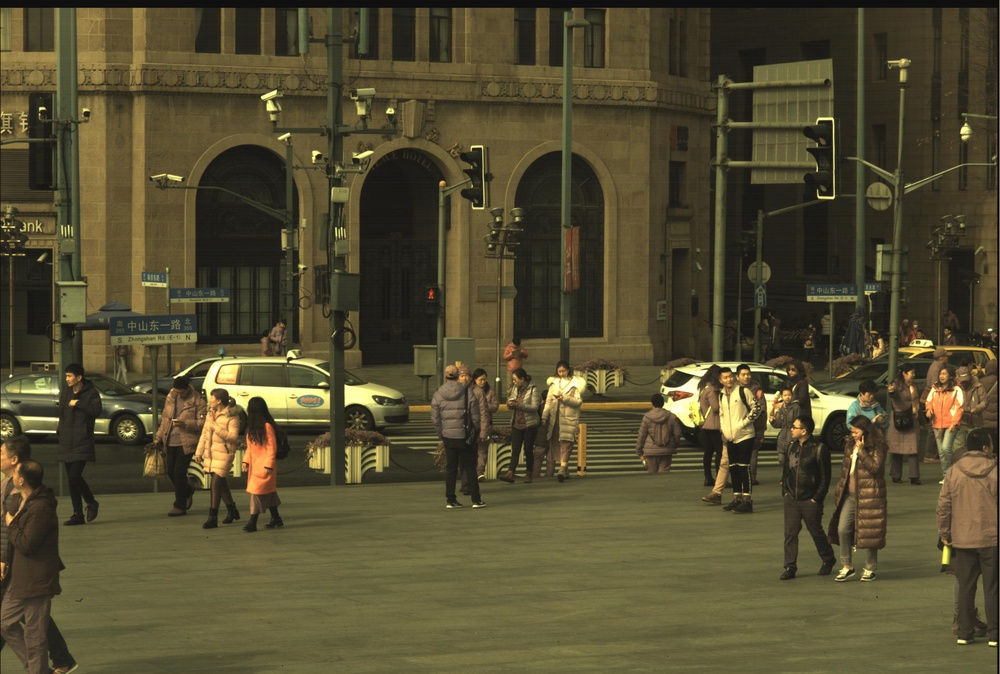
#> input picture ZHY/save_img/P3_1.jpg, 1000 x 674 px, shrunk from 3028 x 2042 before the run, found by its file name
$ python '白平衡.py'
#> lines starting #> are read from the running program, lines starting #| are printed output that depends on the picture
from PIL import Image, ImageOps

# ImageOps.equalize(Image.open("/home/zhangcheng/Desktop/python/img/P2.jpg")).save("e.jpg")

# ImageOps.autocontrast(Image.open("/home/zhangcheng/Desktop/python/img/P1.jpg")).save("e_1.jpg")


import cv2
import numpy as np


img = cv2.imread('/home/zhangcheng/Desktop/ZHY/save_img/P3_1.jpg')
#> img is the input picture: shape (674, 1000, 3); mean B, G, R 48.8, 76.4, 83.6


def gimp(img, perc=0.05):
    for channel in range(img.shape[2]):
        mi, ma = (np.percentile(img[:, :, channel], perc), np.percentile(img[:, :, channel], 100.0 - perc))
        img[:, :, channel] = np.uint8(np.clip((img[:, :, channel] - mi) * 255.0 / (ma - mi), 0, 255))
    return img


def gray_world(nimg):
    nimg = nimg.transpose(2, 0, 1).astype(np.uint32)
    mu_g = np.average(nimg[1])
#> mu_g = 76.39
    nimg[0] = np.minimum(nimg[0] * (mu_g / np.average(nimg[0])), 255)
    nimg[2] = np.minimum(nimg[2] * (mu_g / np.average(nimg[2])), 255)
    return nimg.transpose(1, 2, 0).astype(np.uint8)
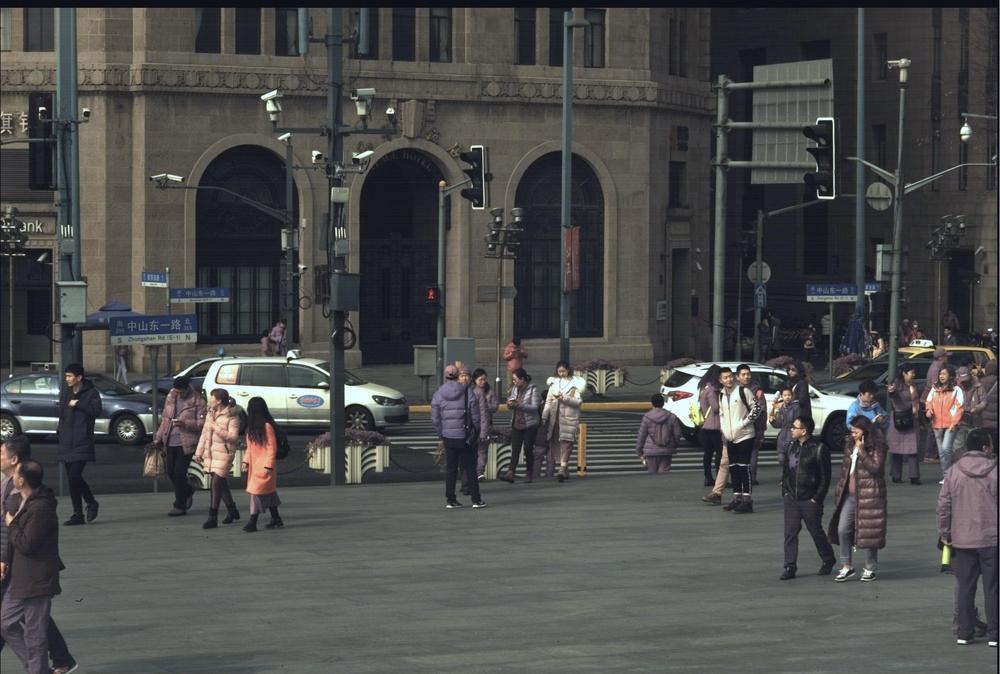
#> returned value: shape (674, 1000, 3); mean of channels 0, 1, 2 75.7, 76.4, 75.9; drawn as B, G, R

out = img
out = gray_world(out)
out = gimp(out, 0.05)
#> the loop in gimp, `for channel in range(img.shape[2]):` made 3 passes
#> (mi, ma) on passes 1 to 3: (0, 255), (2, 255), (8, 233)
cv2.imwrite('wb5.bmp', out)

$ run again, with ZHY/save_img/P1_1.jpg copied over ZHY/save_img/P3_1.jpg
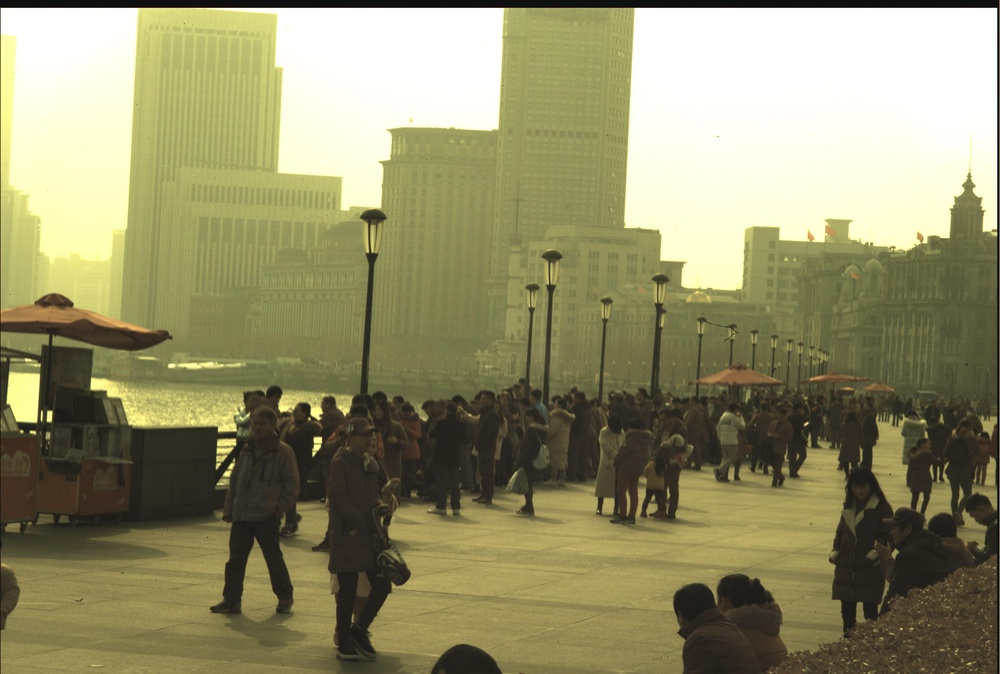
#> input picture ZHY/save_img/P1_1.jpg, 1000 x 674 px, shrunk from 3028 x 2042 before the run, found by its file name
#> img is the input picture: shape (674, 1000, 3); mean B, G, R 106.5, 143.2, 147
#> mu_g = 143.2
#> in gray_world, `return nimg.transpose(1, 2, 0).astype(np.uint8)`:
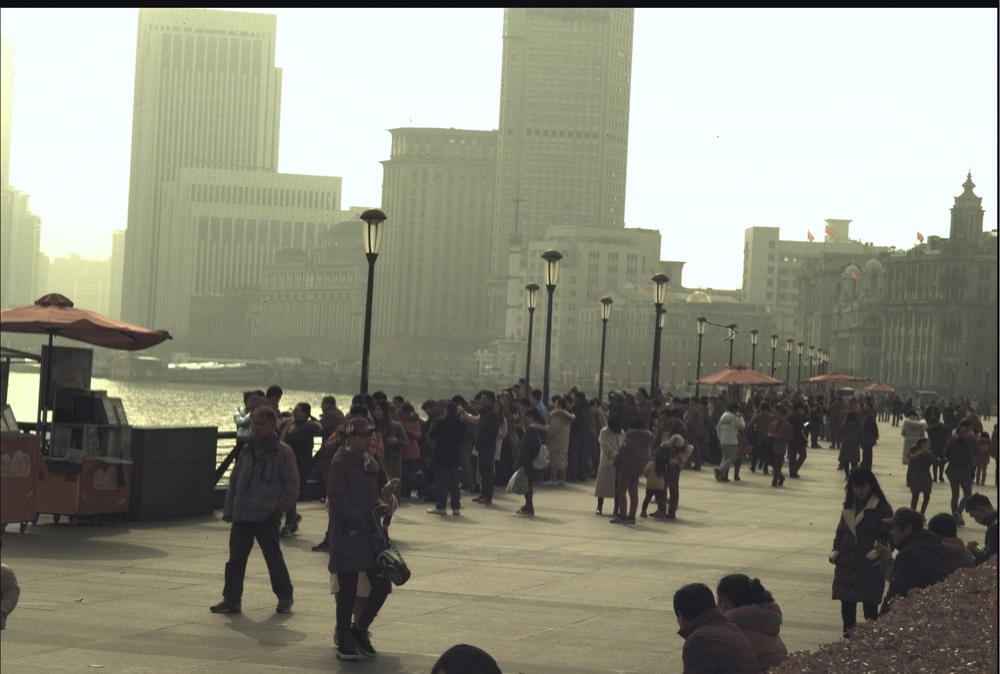
#> returned value: shape (674, 1000, 3); mean of channels 0, 1, 2 128.6, 143.2, 142.8; drawn as B, G, R
#> the loop in gimp, `for channel in range(img.shape[2]):` made 3 passes
#> (mi, ma) on passes 1 to 3: (0, 255), (2, 255), (6, 248)

$ run again, with ZHY/save_img/P2_1.jpg copied over ZHY/save_img/P3_1.jpg
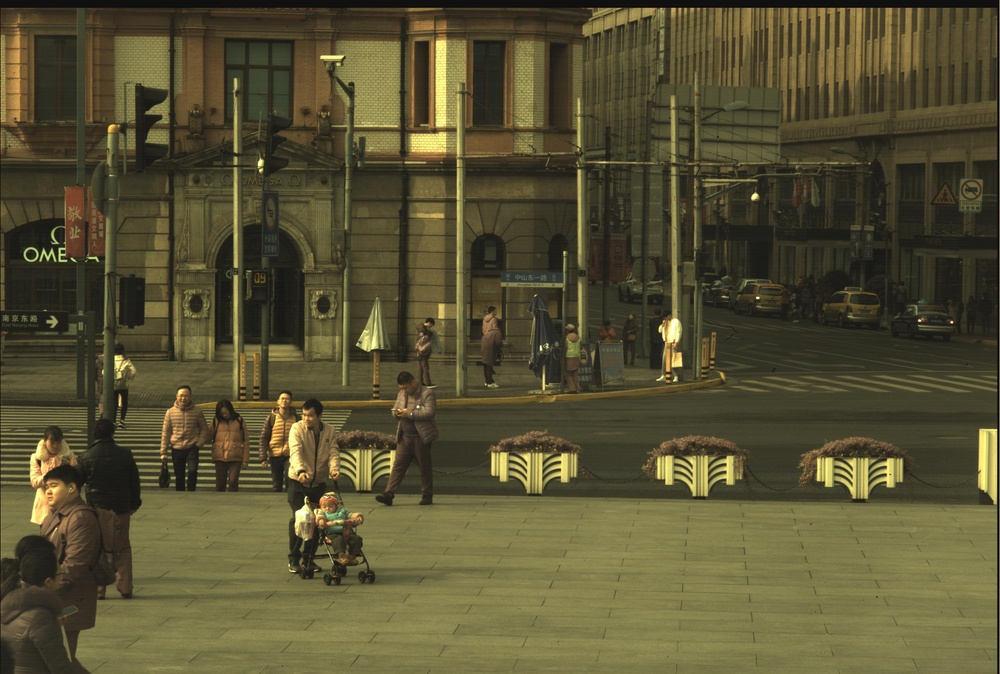
#> input picture ZHY/save_img/P2_1.jpg, 1000 x 674 px, shrunk from 3028 x 2042 before the run, found by its file name
#> img is the input picture: shape (674, 1000, 3); mean B, G, R 51.2, 81.3, 87.2
#> mu_g = 81.3
#> in gray_world, `return nimg.transpose(1, 2, 0).astype(np.uint8)`:
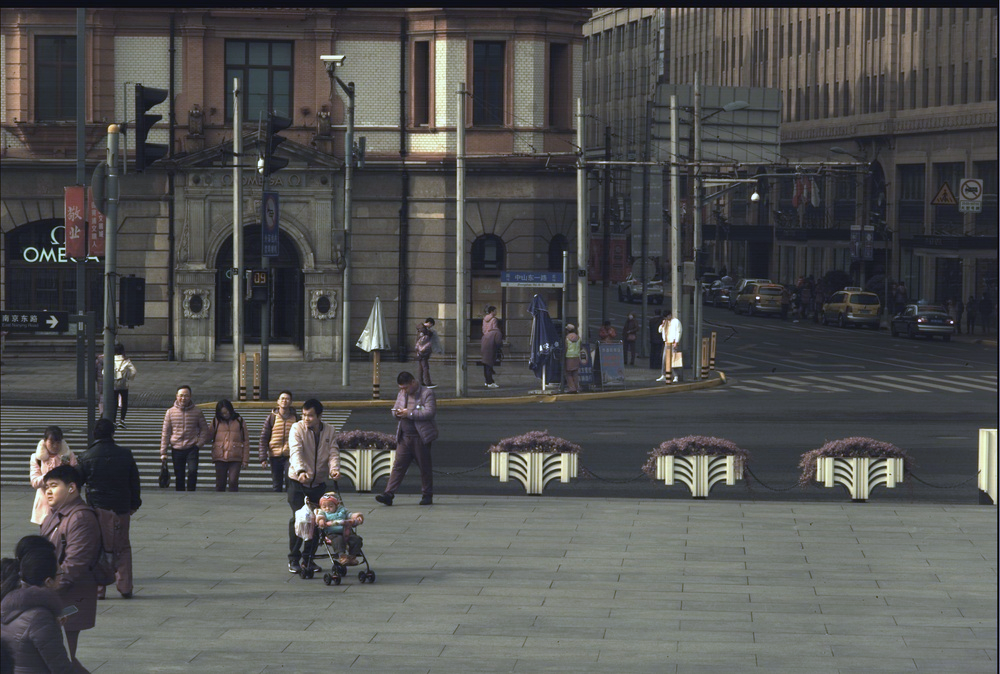
#> returned value: shape (674, 1000, 3); mean of channels 0, 1, 2 80.8, 81.3, 80.8; drawn as B, G, R
#> the loop in gimp, `for channel in range(img.shape[2]):` made 3 passes
#> (mi, ma) on passes 1 to 3: (0, 255), (3, 253), (7, 237)
